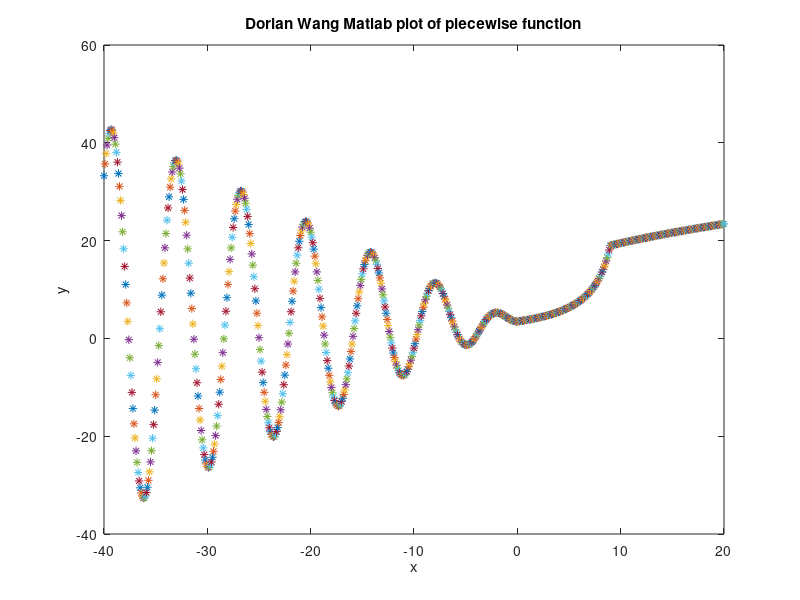

Reproduce this figure in MATLAB.

h = figure;
set(h,'name','Dorian Wang Matlab plot 1','numbertitle','off')




for i = -40:0.1:20
    if (i >= 9.0)
        plot(i, 1.5*sqrt(4*i)+10, '*'); hold on;
    elseif((i < 9.0) && (i >= 0.0))
        plot(i, 38/(11 - i), '*'); hold on;
    else
        plot(i, i*sin(i) + 38/11, '*'); hold on;
    end
end


xlabel('x')
ylabel('y')
title('Dorian Wang Matlab plot of piecewise function')
